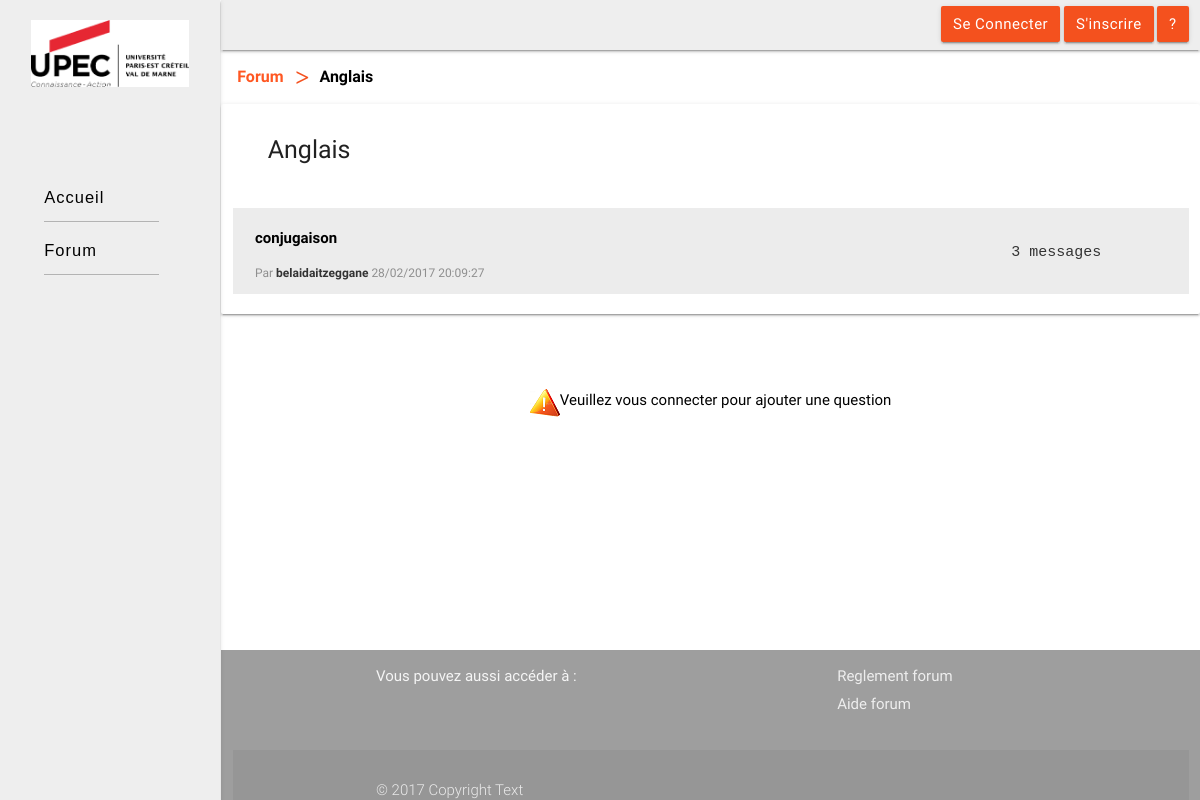
The app's page /Theme.php?domaine=Anglais with its own data.
### tables this page shows
CREATE TABLE `question` (
  `id_question` int(11) NOT NULL,
  `nom_domaine` varchar(50) NOT NULL,
  `email` varchar(50) NOT NULL,
  `titre_quest` varchar(50) NOT NULL,
  `question` text NOT NULL,
  `supprime` tinyint(1) DEFAULT '0',
  `date_quest` datetime NOT NULL
);

CREATE TABLE `user` (
  `email` varchar(50) NOT NULL,
  `type` char(1) NOT NULL DEFAULT 'u',
  `nom` varchar(50) NOT NULL,
  `prenom` varchar(50) NOT NULL,
  `pseudo` varchar(50) NOT NULL,
  `age` int(11) NOT NULL,
  `mdp` varchar(50) NOT NULL,
  `bloquer` tinyint(1) DEFAULT '0'
);

### Theme.php (the view, shortened to what this page needs)
<?php
  if (isset($_GET["domaine"])){
    try{
        $pdo_options[PDO::ATTR_ERRMODE] = PDO::ERRMODE_EXCEPTION;
        $bdd = new PDO('mysql:host=localhost;dbname=id1227213_mydb', 'id1227213_abc', '', $pdo_options);
        $bdd->exec('set names utf8');
        $rep = $bdd->prepare('SELECT nom_domaine FROM domaine WHERE nom_domaine=?');
        $rep->execute(array(htmlspecialchars($_GET["domaine"])));
        if ($data = $rep->fetch()){
?>
    <!DOCTYPE html>
        <html lang="fr">
        <head>
            <link rel="stylesheet" type="text/css" href="framework/materialize.min.css">
            <link rel="stylesheet" type="text/css" href="assets/css/main.css">
            <link rel="stylesheet" type="text/css" href="assets/css/Theme.css">
            <link rel="stylesheet" type="text/css" href="assets/css/breadcrumb.css">
            <link rel="stylesheet" href="assets/css/editeurThemeUser.css">
        </head>
        <body>
<?php
    if (isset($_SESSION["pseudo"])){
        include("./part/connect.php");
  }
  else{
        include("./part/desconnect.php");
      }
    echo '<div class="chemin">
                <a href="Forum.php" class="breadcrumb #f4511e deep-orange-text" >Forum</a>
                <a href="" class="breadcrumb black-text">'. htmlspecialchars($_GET["domaine"]) .'</a>
            </div>';
      echo '<div id="objet">';
    include("./part/listTheme.php");
      echo '</div>';
    if (isset($_SESSION["pseudo"])){
        echo '
            <div class="col l10 offset-l1 m11 s12 row" style="margin-top: 50px;">
                <ul class="collapsible" data-collapsible="accordion">
                    <li>
                      <div class="collapsible-header" >Poser une question</div>
                      <div class="collapsible-body">
                          <iframe src="./part/editeur.php" id="editor" width="100%" sandbox="allow-same-origin allow-scripts allow-forms"></iframe>
                      </div>
                    </li>
                  </ul>
            </div>';
    }
    else{
            echo '<div class="col s12" style="margin-top:60px;margin-bottom:30px;">
                    <a href="#modal1" class="center-align white black-text " style="display:flex; flex-direction:row; justify-content:center;">
                      <img src="./img/alerte.png" style="width: 30px;vertical-align: middle;">
                      <span class="center-align tooltipped" data-position="bottom" data-delay="50" data-tooltip="Cliquer pour vous connecter">Veuillez vous connecter pour ajouter une question</span>
                    </a>
                  </div>';
        }
?>
<?php
            include("./part/boite.php");
        }
        else{
            header('location: ./part/erreur.html');
        }
    }
    catch (Exception $e){
         die('Erreur : ' . $e->getMessage());
    }
  }
  else{
      header('location: ./part/erreur.html');
  }
?>

### part/listTheme.php (shortened to what this page needs)
<?php
            echo '
            <div id="listObjet" class="col l12 s12 row card-panel">
                <div id="titleTheme" class="col s4 row">
                    <h1>'. htmlspecialchars($_GET["domaine"]) .'</h1>
                </div>';
    try{
         $pdo_options[PDO::ATTR_ERRMODE] = PDO::ERRMODE_EXCEPTION;
         $bdd = new PDO('mysql:host=localhost;dbname=id1227213_mydb', 'id1227213_abc', '', $pdo_options);
         $bdd->exec('set names utf8');
         $req = $bdd->prepare('SELECT q.id_question, q.supprime, titre_quest, DATE_FORMAT(date_quest, "%d/%m/%Y %H:%i:%s") AS date_q, pseudo FROM question q,user u WHERE q.email=u.email AND nom_domaine=? AND q.supprime=0 ORDER BY date_quest ASC');
         $req->execute(array(htmlspecialchars($_GET["domaine"])));
            while ($donnees = $req->fetch()){
                echo '
                <div class="col s12 row question">
                    <div class="col s9">';
                        if((isset($_SESSION["type"])) && (strcmp($_SESSION["type"],"a")==0)){
                          echo '<a href="question.php?domaine='. htmlspecialchars($_GET["domaine"]) .'&amp;id_quest='. $donnees["id_question"] .'">';
                        }
                        else{ echo '<a href="Question.php?domaine='. htmlspecialchars($_GET["domaine"]) .'&amp;id_quest='. $donnees["id_question"] .'">'; }
                      echo '<h3>'. htmlspecialchars($donnees["titre_quest"]) .'</h3>
                            <p>Par <strong>'. $donnees["pseudo"].'</strong> '. $donnees["date_q"] .'</p>
                        </a>
                    </div>
                    <div class="col s3 nbMessage">';
                    $reponse = $bdd->prepare('SELECT id_question, COUNT(DISTINCT id_rep) AS nbrep FROM reponse r WHERE id_question=? AND supprime=0 GROUP BY id_question');
                    $reponse->execute(array($donnees["id_question"]));
                    if ($data = $reponse->fetch()){
                        if ($data["nbrep"]>1){
                            echo '
                                <pre>'. ($data["nbrep"]+1) .' messages </pre>';
                        }
                        else{
                            echo '<pre>'. ($data["nbrep"]+1) .' messages</pre>';
                        }
                    }
                    else { echo '<pre>1 message </pre>'; }
                echo '</div>
                </div>';
            }
        }
        catch (Exception $e){
             die('Erreur : ' . $e->getMessage());
        }
    echo '</div>';
?>

### assets/css/main.css (style rules this page uses)
#complete { display: flex; flex-direction: row; margin: 0px; }
#slide-out { display: flex; flex-direction: column; }
#logo { margin: 20px; margin-bottom: 80px; }
#slide-out .btn_menu { text-decoration: none; color: #000; font-size: 1.1em; margin-left: 1.5em; margin-bottom: 5px; margin-right: 2.5em; padding: 0em 0.5em; border-radius: 0.4em; font-family: "Fira Sans", "Source Sans Pro", Helvetica, Arial, sans-serif; letter-spacing: 1px; }
#slide-out .btn_menu:after { content: ''; border-bottom: solid 1px; border-color: #171E29; border-color: rgba(0, 0, 0, 0.25); box-shadow: inset 0px 1px 0px 0px rgba(255, 255, 255, 0.075), 0px 1px 0px 0px rgba(255, 255, 255, 0.075); display: block; }
#principale { margin-bottom: 0px; padding-right: 0px; }
@media screen and (min-width:993px) { #principale { margin-left: 210px; } }

### assets/css/Theme.css (style rules this page uses)
#listObjet { display: flex; flex-direction: column; justify-content: center; }
#titleTheme { margin-left: 2vw; }
#titleTheme h1 { font-size: 25px; white-space: nowrap; }
.question { background: #ececec; color: #333; }
.question>div>a>h3 { font-size: 15px; font-weight: bold; white-space: nowrap; text-overflow: ellipsis; overflow: hidden; color: black; }
.question div:last-child { margin-top: 2%; }
.question>div>a>p { color: rgba(51,51,51,.5); font-size: 12px; white-space: nowrap; text-overflow: ellipsis; overflow: hidden }
.question>div>a>p>strong { color: #333; font-weight: bold; }
.nbMessage pre { text-align: center; text-overflow: ellipsis; white-space: pre-wrap; overflow: hidden; }

### assets/css/breadcrumb.css (style rules this page uses)
.breadcrumb { font-size: 16px; font-weight: 700; text-overflow: ellipsis; white-space: pre-wrap; overflow: hidden; }
.chemin { margin-top: 9px; margin-left: 16px; }
.breadcrumb:before { content: '>'; font-weight: bold; color: #f4511e; vertical-align: middle; }

### records on screen
question: titre_quest "conjugaison", email.pseudo "belaidaitzeggane", date_q "28/02/2017 20:09:27", nbrep "3"

### other values on screen
$_GET["domaine"] "Anglais"
